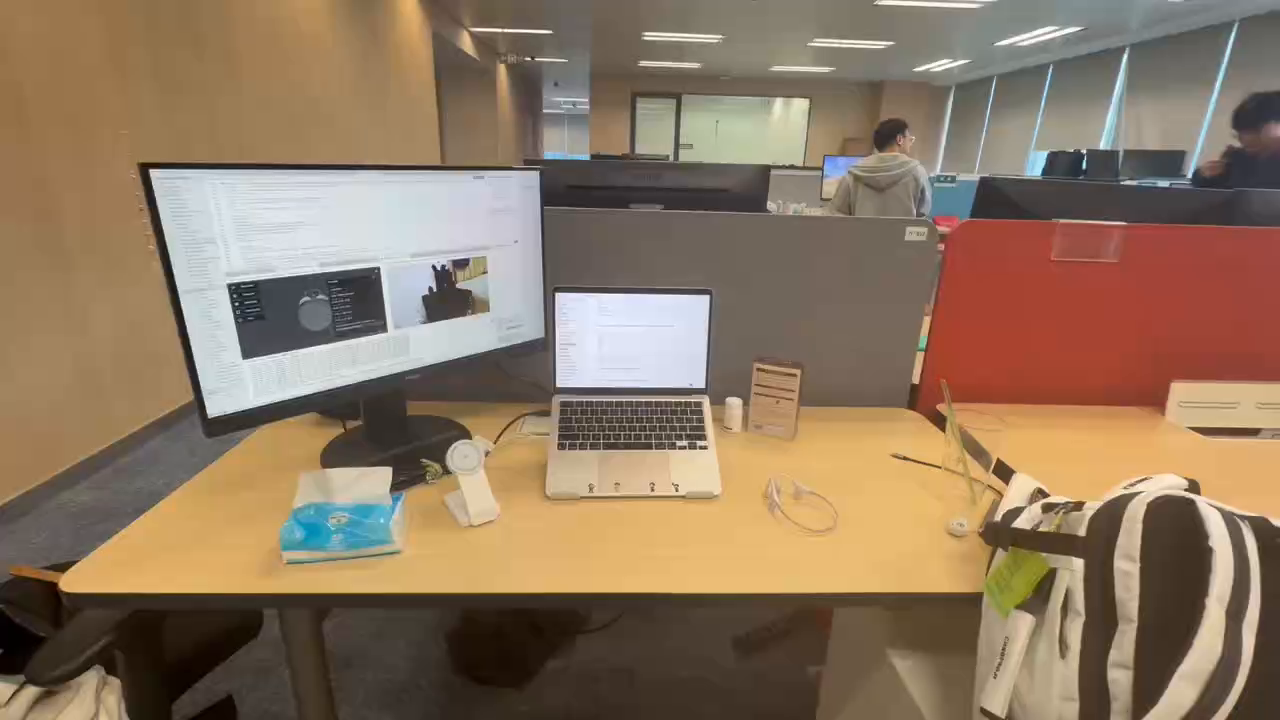
#> input picture examples/image.png, 1280 x 720 px
$ python run_gemini_image_edit.py --image ../examples/image.png --mask ../examples/image.png --output out.png
#> lines starting #> are read from the running program, lines starting #| are printed output that depends on the picture
#!/usr/bin/env python3
"""Run semantic Gemini image editing for RoboSnap background completion.

The request contains the source image, a black-hole masked scene, and a binary
mask. Gemini returns a complete empty background. Strict mask compositing is
available only as an explicit compatibility option.
"""

from __future__ import annotations

import argparse
import base64
import io
import json
import mimetypes
import os
import sys
import time
import urllib.error
import urllib.request
from pathlib import Path
from typing import Any

import numpy as np
from PIL import Image, ImageFilter


DEFAULT_MODEL = "gemini-3.1-flash-image"
DEFAULT_API_BASE = "https://generativelanguage.googleapis.com/v1beta"
DEFAULT_PROMPT = """You are an excellent image inpainter and currently are here to help me inpaint the masked image where only the background is reserved and the interactive area is removed.
Please remove all the black area from these scenes, which is not included in the background.
Keep the room structure unchanged.
Preserve walls, floor, ceiling, windows and lighting to recover a full background image.
Do not change camera perspective.
Return an empty background with consistent geometry and textures. I stress again that I am asking you to inpaint the background, {!not!} refill the mask area.
Make additional careful checks in order not to delete additional background objects.
If there are any pixels from the interactive area that were not completely removed, please remove them as well, leaving only the background.
Special reminder: remove the desktop area as well since I generate the area separately. I want the background to be empty to hold the desk."""


def load_prompt(value: str | None) -> str:
    if not value:
        return DEFAULT_PROMPT
    path = Path(value)
    if path.exists():
        text = path.read_text(encoding="utf-8").strip()
    else:
        text = value.strip()
    return text or DEFAULT_PROMPT


def pil_to_png_b64(image: Image.Image) -> str:
    buf = io.BytesIO()
    image.save(buf, format="PNG")
    return base64.b64encode(buf.getvalue()).decode("ascii")


def image_to_png_b64(path: Path) -> str:
    return pil_to_png_b64(Image.open(path).convert("RGB"))


def binary_mask(mask_path: Path, size: tuple[int, int]) -> Image.Image:
    mask = Image.open(mask_path).convert("L")
    if mask.size != size:
        mask = mask.resize(size, Image.Resampling.NEAREST)
    return mask.point(lambda p: 255 if p > 0 else 0)


def mask_to_png_b64(mask_path: Path, size: tuple[int, int]) -> str:
    return pil_to_png_b64(binary_mask(mask_path, size))


def masked_scene_to_png_b64(image_path: Path, mask_path: Path) -> str:
    source = Image.open(image_path).convert("RGB")
    mask = binary_mask(mask_path, source.size)
    black = Image.new("RGB", source.size, (0, 0, 0))
    return pil_to_png_b64(Image.composite(black, source, mask))


def build_request(image_path: Path, mask_path: Path, prompt: str, args: argparse.Namespace) -> dict[str, Any]:
    image_size = Image.open(image_path).size
    full_prompt = (
        prompt.strip()
        + "\n\nInput image roles:\n"
        + "1. The first image is the original source photograph.\n"
        + "2. The second image is the masked scene; black pixels mark removed or uncertain interactive content.\n"
        + "3. The third image is the binary guidance mask; white marks known foreground.\n"
        + "The mask is guidance, not a strict edit boundary. Remove any residual interactive-area pixels "
        + "that segmentation missed, including the complete desk/desktop when present. "
        + "Preserve the room background, camera intrinsics, perspective, lighting, and aspect ratio."
    )
    response_format: dict[str, Any] = {"type": "image", "mime_type": "image/png"}
    if args.aspect_ratio:
        response_format["aspect_ratio"] = args.aspect_ratio
    if args.image_size:
        response_format["image_size"] = args.image_size
    return {
        "model": args.model,
        "input": [
            {"type": "text", "text": full_prompt},
            {"type": "image", "mime_type": "image/png", "data": image_to_png_b64(image_path)},
            {"type": "image", "mime_type": "image/png", "data": masked_scene_to_png_b64(image_path, mask_path)},
            {"type": "image", "mime_type": "image/png", "data": mask_to_png_b64(mask_path, image_size)},
        ],
        "response_format": response_format,
        "store": False,
    }


def request_gemini(payload: dict[str, Any], args: argparse.Namespace) -> dict[str, Any]:
    api_key = args.api_key or os.environ.get("GEMINI_API_KEY") or os.environ.get("GOOGLE_API_KEY")
    if not api_key:
        raise RuntimeError("Missing Gemini API key. Set GEMINI_API_KEY or GOOGLE_API_KEY.")
    url = f"{args.api_base.rstrip('/')}/interactions"
    data = json.dumps(payload).encode("utf-8")
    headers = {"Content-Type": "application/json", "x-goog-api-key": api_key}
    last_error: Exception | None = None
    for attempt in range(args.retries + 1):
        req = urllib.request.Request(url, data=data, headers=headers, method="POST")
        try:
            with urllib.request.urlopen(req, timeout=args.timeout) as resp:
                return json.loads(resp.read().decode("utf-8"))
        except urllib.error.HTTPError as exc:
            body = exc.read().decode("utf-8", errors="replace")
            last_error = RuntimeError(f"Gemini HTTP {exc.code}: {body}")
        except urllib.error.URLError as exc:
            last_error = RuntimeError(f"Gemini request failed: {exc}")
        if attempt < args.retries:
            time.sleep(args.retry_delay * (attempt + 1))
    assert last_error is not None
    raise last_error


# [58 lines left out: functions extract_image_bytes, generated_image, write_semantic_output, composite_masked, not called in this run]


def write_status(path: Path, status: dict[str, Any]) -> None:
    path.parent.mkdir(parents=True, exist_ok=True)
    path.write_text(json.dumps(status, indent=2), encoding="utf-8")


def parse_args() -> argparse.Namespace:
    parser = argparse.ArgumentParser(description=__doc__)
    parser.add_argument("--image", type=Path, required=True)
    parser.add_argument("--mask", type=Path, required=True)
    parser.add_argument("--output", type=Path, required=True)
    parser.add_argument("--prompt", help="Prompt text or path to a prompt file.")
    parser.add_argument("--model", default=os.environ.get("GEMINI_IMAGE_MODEL", DEFAULT_MODEL))
    parser.add_argument("--api-base", default=os.environ.get("GEMINI_API_BASE", DEFAULT_API_BASE))
    parser.add_argument("--api-key", default=os.environ.get("GEMINI_API_KEY") or os.environ.get("GOOGLE_API_KEY"))
    parser.add_argument("--aspect-ratio", help="Optional Gemini response_format aspect_ratio, e.g. 16:9.")
    parser.add_argument("--image-size", help="Optional Gemini response_format image_size, e.g. 1K or 2K.")
    parser.add_argument("--mask-blur", type=float, default=1.5)
    parser.add_argument(
        "--strict-mask-composite",
        action="store_true",
        help="Copy black-mask pixels from the source instead of accepting Gemini's semantic full-frame edit.",
    )
    parser.add_argument("--timeout", type=float, default=180.0)
    parser.add_argument("--retries", type=int, default=2)
    parser.add_argument("--retry-delay", type=float, default=3.0)
    parser.add_argument("--raw-output", type=Path, help="Optional path for the uncomposited generated image.")
    parser.add_argument("--status", type=Path)
    return parser.parse_args()


def main() -> int:
    args = parse_args()
    prompt = load_prompt(args.prompt)
    payload = build_request(args.image, args.mask, prompt, args)
#> in build_request, `image_size = Image.open(image_path).size`: image_size = (1280, 720)
#> in pil_to_png_b64, image is the input picture: PIL image 1280x720 RGB; mean R, G, B 141.6, 119.6, 97.3
#> in binary_mask, `mask = Image.open(mask_path).convert("L")`:
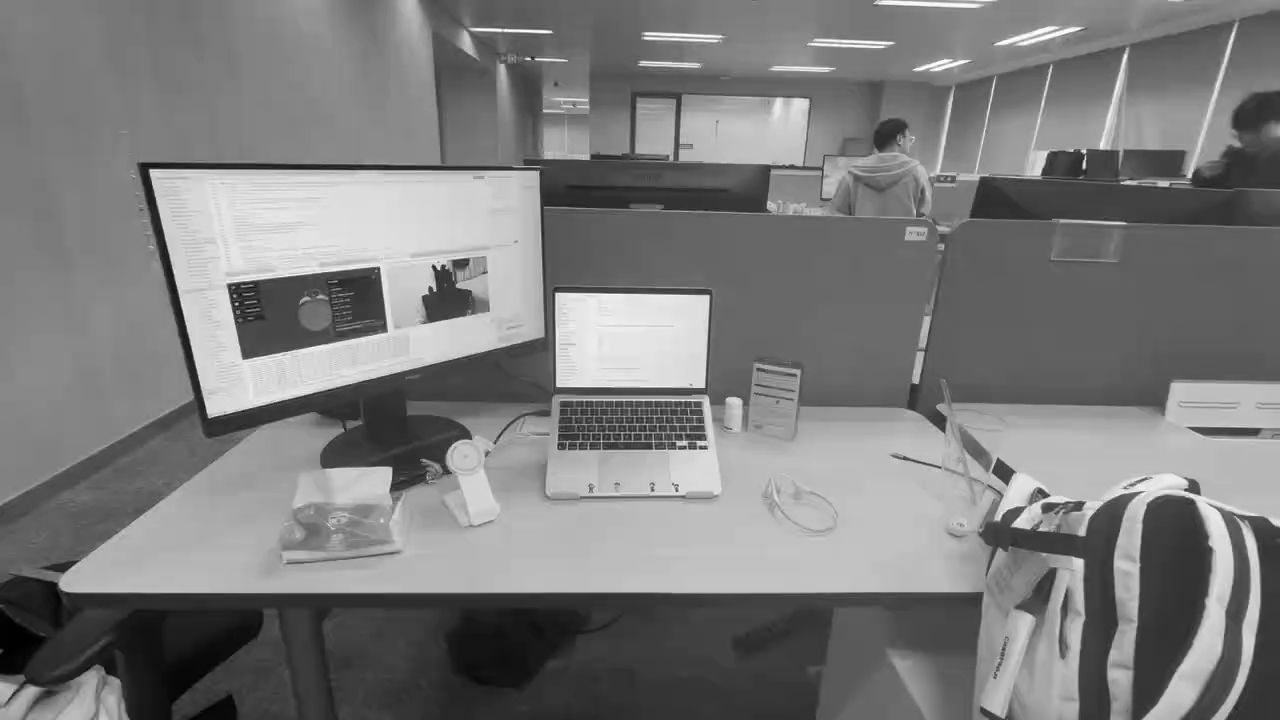
#> mask: PIL image 1280x720 L; min 1, max 255, mean 123.7
#> in binary_mask, `return mask.point(lambda p: 255 if p > 0 else 0)`: returned value: PIL image 1280x720 L; every value is 255
#> in masked_scene_to_png_b64, `black = Image.new("RGB", source.size, (0, 0, 0))`: black: PIL image 1280x720 RGB; every value is 0
#> payload = 4 items
    response = request_gemini(payload, args)
    image_bytes, mime_type = extract_image_bytes(response)

    if args.raw_output:
        suffix = mimetypes.guess_extension(mime_type) or ".png"
        raw_path = args.raw_output
        if raw_path.suffix == "":
            raw_path = raw_path.with_suffix(suffix)
        raw_path.parent.mkdir(parents=True, exist_ok=True)
        raw_path.write_bytes(image_bytes)
    else:
        raw_path = None

    if args.strict_mask_composite:
        composite_masked(args.image, image_bytes, args.mask, args.output, args.mask_blur)
        output_mode = "strict_mask_composite"
    else:
        write_semantic_output(args.image, image_bytes, args.output)
        output_mode = "semantic_full_frame"
    status_path = args.status or args.output.with_name(args.output.stem + "_status.json")
    mask = Image.open(args.mask).convert("L")
    status = {
        "status": "gemini_image_edit_complete",
        "model": args.model,
        "api_base": args.api_base,
        "image": str(args.image),
        "mask": str(args.mask),
        "output": str(args.output),
        "raw_output": str(raw_path) if raw_path else None,
        "prompt": prompt,
        "aspect_ratio": args.aspect_ratio,
        "image_size": args.image_size,
        "output_mode": output_mode,
        "strict_mask_composite": bool(args.strict_mask_composite),
        "mask_blur": args.mask_blur if args.strict_mask_composite else None,
        "masked_pixels": int((np.asarray(mask) > 0).sum()),
        "response_mime_type": mime_type,
    }
    write_status(status_path, status)
    print(json.dumps(status, indent=2))
    return 0


if __name__ == "__main__":
    try:
#> (the run stopped early here; a loop or call above may not have finished)

$ run again, with examples/test2.png copied over examples/image.png
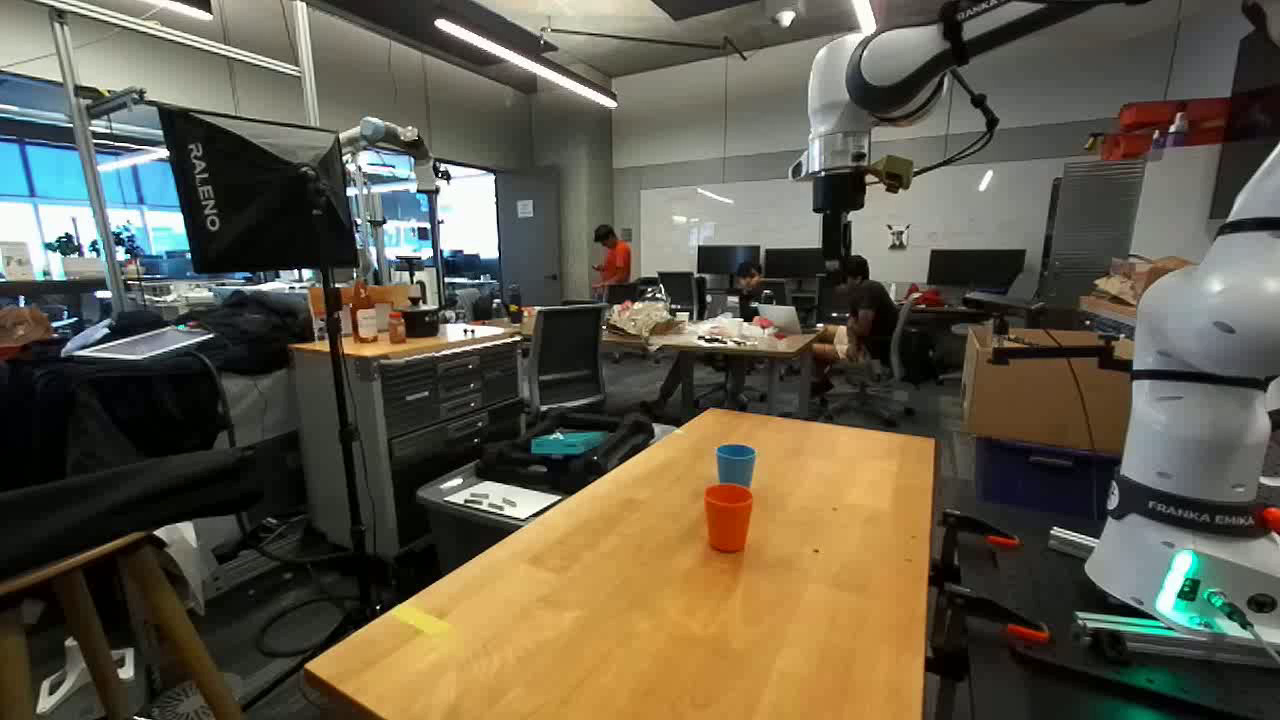
#> input picture examples/test2.png, 1280 x 720 px
#> image_size = (1280, 720)
#> in pil_to_png_b64, image is the input picture: PIL image 1280x720 RGB; mean R, G, B 96.4, 90.1, 73.8
#> in binary_mask, `mask = Image.open(mask_path).convert("L")`:
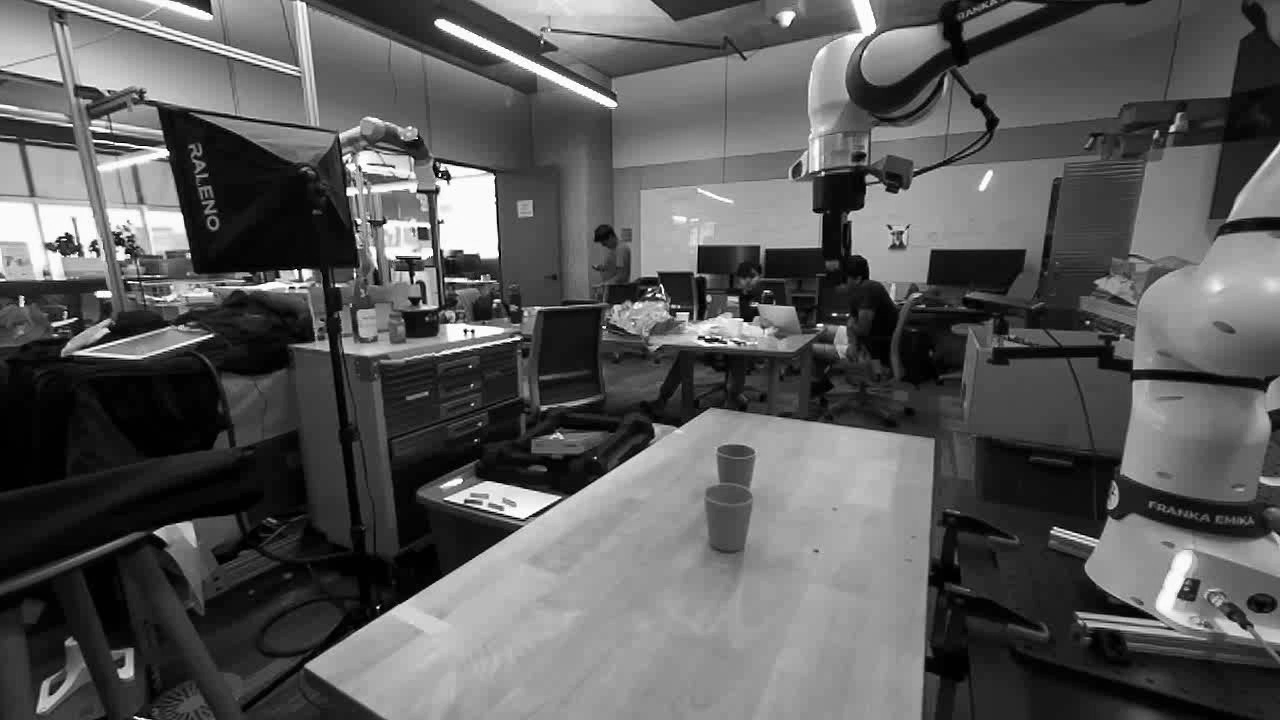
#> mask: PIL image 1280x720 L; min 0, max 255, mean 90.1
#> in binary_mask, `return mask.point(lambda p: 255 if p > 0 else 0)`:
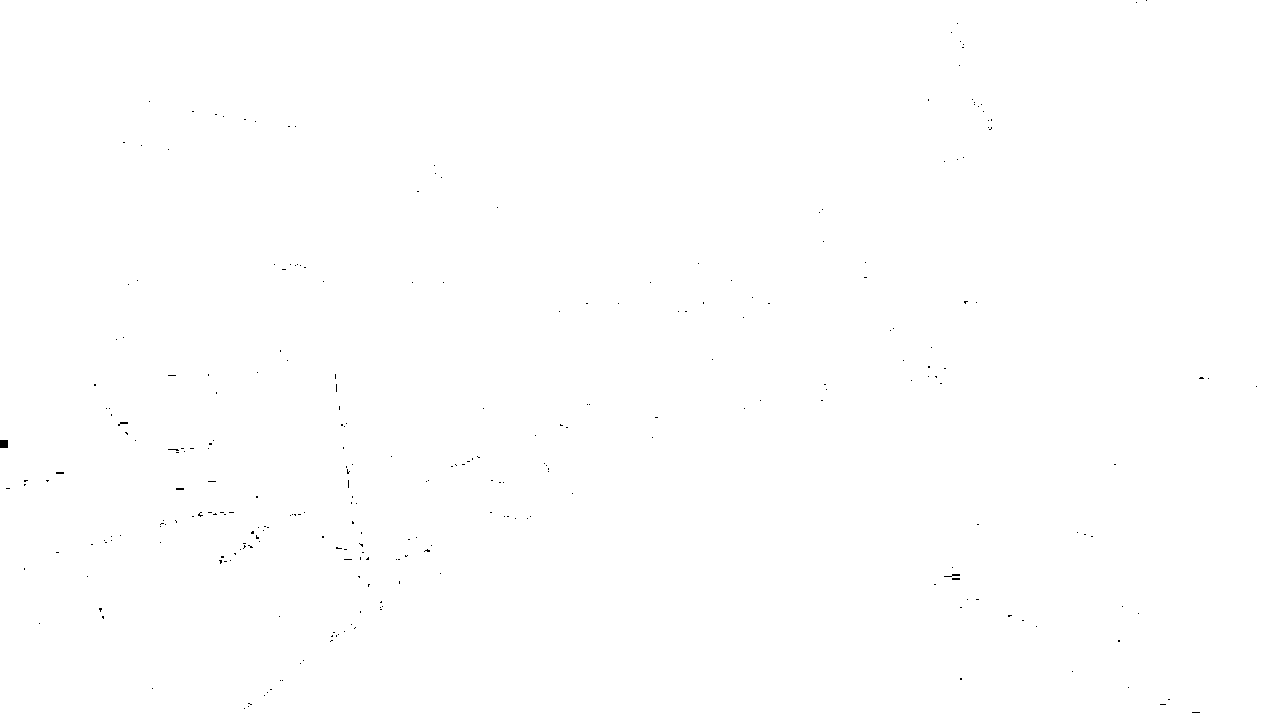
#> returned value: PIL image 1280x720 L; 99.9% white; black in thin lines or dots
#> black: PIL image 1280x720 RGB; every value is 0
#> payload = 4 items
